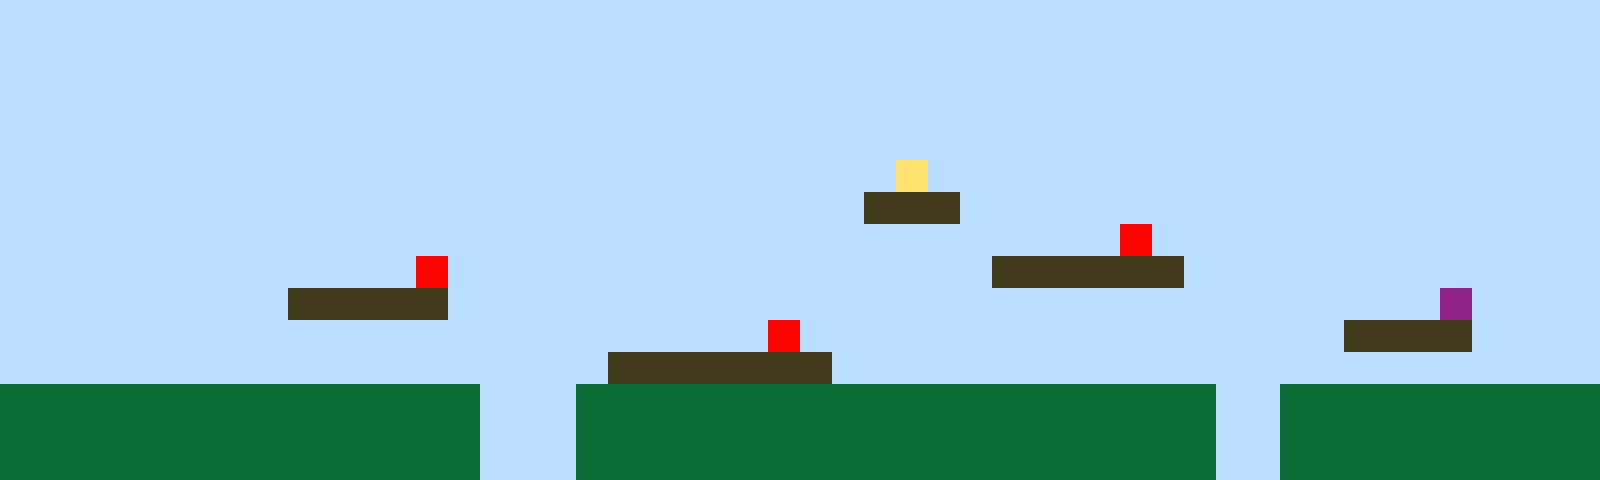

A level layout from a 2D game, rendered from its tile map. Below: a short description, then the map file with its tile-grid data intact:
An orthogonal 50x15 tile map with 32x32 px tiles, 1 tile layer (Tile Layer 1).

<map version="1.10" tiledversion="1.11.2" orientation="orthogonal" renderorder="right-up" width="50" height="15" tilewidth="32" tileheight="32" infinite="0" nextlayerid="2" nextobjectid="1"><editorsettings><export target="map1.csv" format="csv" /></editorsettings><tileset firstgid="1" name="sprites" tilewidth="32" tileheight="32" tilecount="6" columns="3"><image source="sprites.png" width="96" height="64" /></tileset><layer id="1" name="Tile Layer 1" width="50" height="15"><data encoding="csv">1,1,1,1,1,1,1,1,1,1,1,1,1,1,1,1,1,1,1,1,1,1,1,1,1,1,1,1,1,1,1,1,1,1,1,1,1,1,1,1,1,1,1,1,1,1,1,1,1,1,1,1,1,1,1,1,1,1,1,1,1,1,1,1,1,1,1,1,1,1,1,1,1,1,1,1,1,1,1,1,1,1,1,1,1,1,1,1,1,1,1,1,1,1,1,1,1,1,1,1,1,1,1,1,1,1,1,1,1,1,1,1,1,1,1,1,1,1,1,1,1,1,1,1,1,1,1,1,1,1,1,1,1,1,1,1,1,1,1,1,1,1,1,1,1,1,1,1,1,1,1,1,1,1,1,1,1,1,1,1,1,1,1,1,1,1,1,1,1,1,1,1,1,1,1,1,1,1,1,1,1,1,1,1,1,1,1,1,1,1,1,1,1,1,1,1,1,1,1,1,1,1,1,1,1,1,1,1,1,1,1,1,1,1,1,1,1,1,1,1,1,1,1,1,1,1,1,1,1,1,1,1,1,1,1,1,1,1,1,1,1,1,1,1,1,1,1,1,1,1,1,1,1,1,1,1,1,1,1,1,1,1,1,1,1,1,1,1,1,1,1,1,1,1,1,1,1,1,4,1,1,1,1,1,1,1,1,1,1,1,1,1,1,1,1,1,1,1,1,1,1,1,1,1,1,1,1,1,1,1,1,1,1,1,1,1,1,1,1,1,1,1,1,1,1,1,1,3,3,3,1,1,1,1,1,1,1,1,1,1,1,1,1,1,1,1,1,1,1,1,1,1,1,1,1,1,1,1,1,1,1,1,1,1,1,1,1,1,1,1,1,1,1,1,1,1,1,1,1,1,1,1,1,1,1,5,1,1,1,1,1,1,1,1,1,1,1,1,1,1,1,1,1,1,1,1,1,1,1,1,1,1,1,5,1,1,1,1,1,1,1,1,1,1,1,1,1,1,1,1,1,3,3,3,3,3,3,1,1,1,1,1,1,1,1,1,1,1,1,1,1,1,1,1,1,1,1,1,1,3,3,3,3,3,1,1,1,1,1,1,1,1,1,1,1,1,1,1,1,1,1,1,1,1,1,1,1,1,1,1,1,1,1,1,1,6,1,1,1,1,1,1,1,1,1,1,1,1,1,1,1,1,1,1,1,1,1,1,1,1,1,1,1,1,5,1,1,1,1,1,1,1,1,1,1,1,1,1,1,1,1,1,3,3,3,3,1,1,1,1,1,1,1,1,1,1,1,1,1,1,1,1,1,1,1,1,1,1,1,3,3,3,3,3,3,3,1,1,1,1,1,1,1,1,1,1,1,1,1,1,1,1,1,1,1,1,1,1,1,1,2,2,2,2,2,2,2,2,2,2,2,2,2,2,2,1,1,1,2,2,2,2,2,2,2,2,2,2,2,2,2,2,2,2,2,2,2,2,1,1,2,2,2,2,2,2,2,2,2,2,2,2,2,2,2,2,2,2,2,2,2,2,2,2,2,1,1,1,2,2,2,2,2,2,2,2,2,2,2,2,2,2,2,2,2,2,2,2,1,1,2,2,2,2,2,2,2,2,2,2,2,2,2,2,2,2,2,2,2,2,2,2,2,2,2,1,1,1,2,2,2,2,2,2,2,2,2,2,2,2,2,2,2,2,2,2,2,2,1,1,2,2,2,2,2,2,2,2,2,2</data></layer></map>
